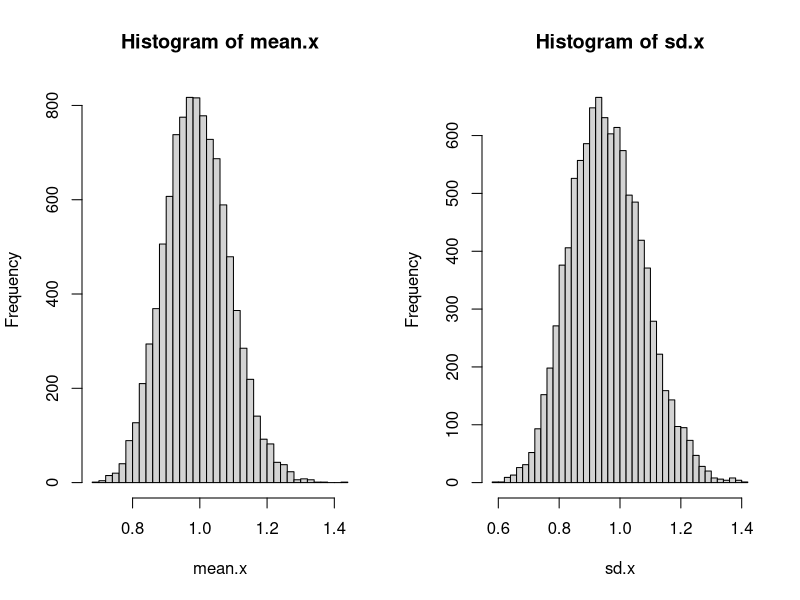
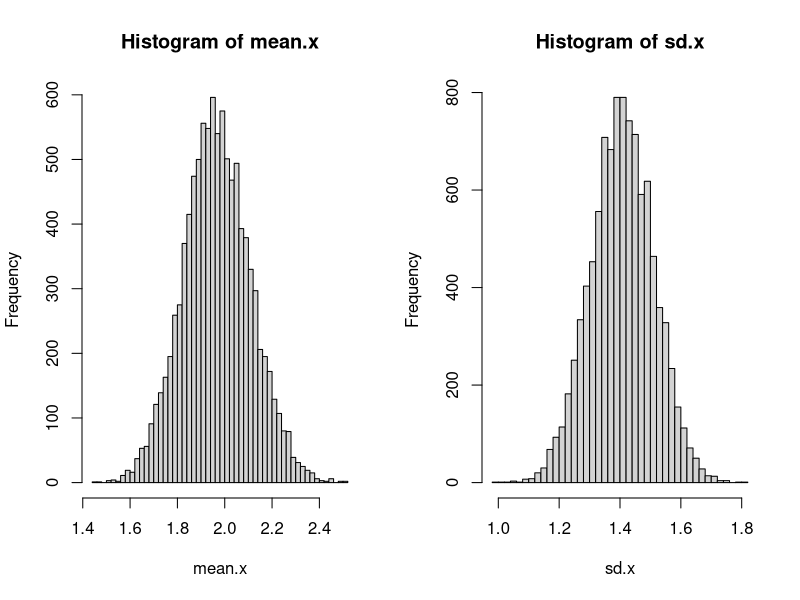

Write R code to recreate these figures, in order. (Note: this script raises an error after producing the figures.)
############################# boostrap simulation

x <- rexp(1000,1)
y <- rpois(1000,2)


set.seed(24)
bootstrp = function(x){

  mean.x = c()
  sd.x = c()
  
  for(b in 1:10000){
    xi = sample(x, 100, replace = TRUE)
    mean.x[b] = mean(xi)
    sd.x[b] = sd(xi)
  }
  
  par(mfrow = c(1, 2), pch = 19)
  hist(mean.x,breaks = 50)
  hist(sd.x,breaks = 50)
}


# histogram for exp distribution
bootstrp(x)

# histogram for pois distribution
bootstrp(y)




############################# for exp(1) distribution, we evalute the mean
x <- rexp(1000,1)
mean.x = c()

for(b in 1:10000){
  xi = sample(x, 100, replace = TRUE)
  mean.x[b] = mean(xi)
}



# application1: Bias & corrected mean
bs_mean = mean(mean.x);bsmean
sample_mean = mean(x);sample_mean
bais = bsmean-sample_mean;bais # the ture mean is 1
corrected_mean = mean(x) - bais;corrected_mean

# application2: CI
bs_sd = sd(mean.x);bs_sd
quantile(mean.x,c(0.025,0.975)) # the ture mean 1 is included in the CI

# application3: MSE
MSE = bais^2 + bs_var;MSE


